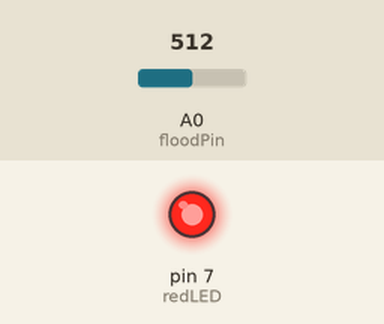
The sketch below on a simulated Arduino Uno, built with avr-gcc and run on an emulated ATmega328P. Shown: output pins drawn as LEDs (lit = HIGH). The test bench sets the inputs (shaded band); at power-on: A0 (floodPin) = 512.

Above: at 1.3 s.
1.4 s: A0 (floodPin) set to 890
2.9 s: A0 (floodPin) set to 913
At 4.2 s:
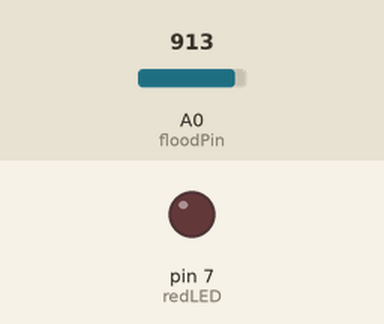
4.5 s: A0 (floodPin) set to 716
At 5.4 s:
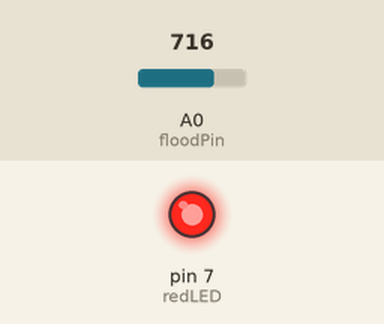
6.0 s: A0 (floodPin) set to 900
At 6.6 s:
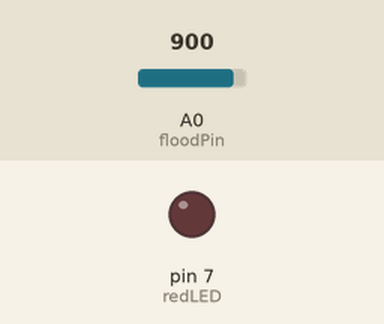
Timing chart, 0 to 8.5 s (numbered marks = the images above; inputs shaded):
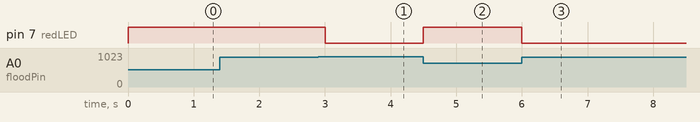

Measured:
- the behaviour switches between 899 and 900 on A0 (floodPin) (found by bisection; images 0 and 1)
- after the input at 1.4 s, every drawn part: stays the same
- after the input at 2.9 s, pin 7 (redLED): HIGH → LOW after 0.10 s
- after the input at 4.5 s, pin 7 (redLED): LOW → HIGH at once
- after the input at 6.0 s, pin 7 (redLED): HIGH → LOW at once

The sketch:

smart_flood_sensor.ino
```cpp
int floodPin = A0;
int redLED = 7;
int thresholdValue = 900;

void setup(){
  pinMode(floodPin, INPUT);
  pinMode(redLED, OUTPUT);
  digitalWrite(redLED, HIGH);
}

void loop() {
  int sensorValue = analogRead(floodPin);
  if(sensorValue < thresholdValue){
    digitalWrite(redLED, HIGH);
  }
  else {
    digitalWrite(redLED, LOW);
  }
  delay(500);
}
```
